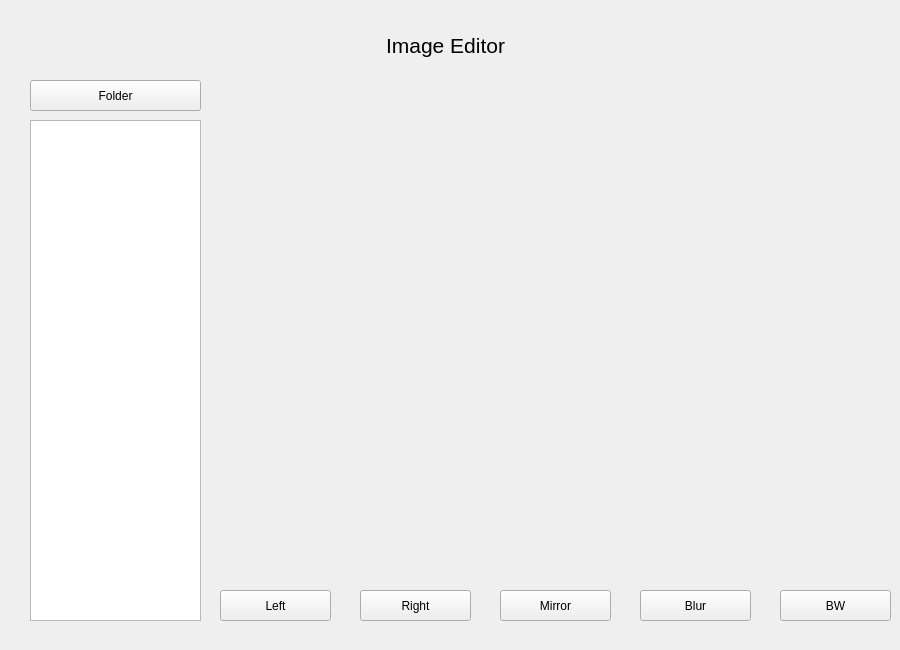
<?xml version="1.0" encoding="UTF-8"?>
<ui version="4.0">
 <class>Form</class>
 <widget class="QWidget" name="Form">
  <property name="geometry">
   <rect>
    <x>0</x>
    <y>0</y>
    <width>900</width>
    <height>650</height>
   </rect>
  </property>
  <property name="windowTitle">
   <string>Form</string>
  </property>
  <property name="styleSheet">
   <string notr="true"/>
  </property>
  <widget class="QLabel" name="label">
   <property name="geometry">
    <rect>
     <x>10</x>
     <y>20</y>
     <width>871</width>
     <height>51</height>
    </rect>
   </property>
   <property name="font">
    <font>
     <pointsize>16</pointsize>
    </font>
   </property>
   <property name="text">
    <string>Image Editor</string>
   </property>
   <property name="alignment">
    <set>Qt::AlignCenter</set>
   </property>
  </widget>
  <widget class="QListWidget" name="file_list">
   <property name="geometry">
    <rect>
     <x>30</x>
     <y>120</y>
     <width>171</width>
     <height>501</height>
    </rect>
   </property>
  </widget>
  <widget class="QPushButton" name="left">
   <property name="geometry">
    <rect>
     <x>220</x>
     <y>590</y>
     <width>111</width>
     <height>31</height>
    </rect>
   </property>
   <property name="text">
    <string>Left</string>
   </property>
  </widget>
  <widget class="QPushButton" name="right">
   <property name="geometry">
    <rect>
     <x>360</x>
     <y>590</y>
     <width>111</width>
     <height>31</height>
    </rect>
   </property>
   <property name="text">
    <string>Right</string>
   </property>
  </widget>
  <widget class="QPushButton" name="mirror">
   <property name="geometry">
    <rect>
     <x>500</x>
     <y>590</y>
     <width>111</width>
     <height>31</height>
    </rect>
   </property>
   <property name="text">
    <string>Mirror</string>
   </property>
  </widget>
  <widget class="QPushButton" name="blur">
   <property name="geometry">
    <rect>
     <x>640</x>
     <y>590</y>
     <width>111</width>
     <height>31</height>
    </rect>
   </property>
   <property name="text">
    <string>Blur</string>
   </property>
  </widget>
  <widget class="QPushButton" name="bw">
   <property name="geometry">
    <rect>
     <x>780</x>
     <y>590</y>
     <width>111</width>
     <height>31</height>
    </rect>
   </property>
   <property name="text">
    <string>BW</string>
   </property>
  </widget>
  <widget class="QPushButton" name="folder">
   <property name="geometry">
    <rect>
     <x>30</x>
     <y>80</y>
     <width>171</width>
     <height>31</height>
    </rect>
   </property>
   <property name="text">
    <string>Folder</string>
   </property>
  </widget>
  <widget class="QLabel" name="image">
   <property name="geometry">
    <rect>
     <x>220</x>
     <y>80</y>
     <width>661</width>
     <height>501</height>
    </rect>
   </property>
   <property name="text">
    <string/>
   </property>
  </widget>
 </widget>
 <resources/>
 <connections/>
</ui>
